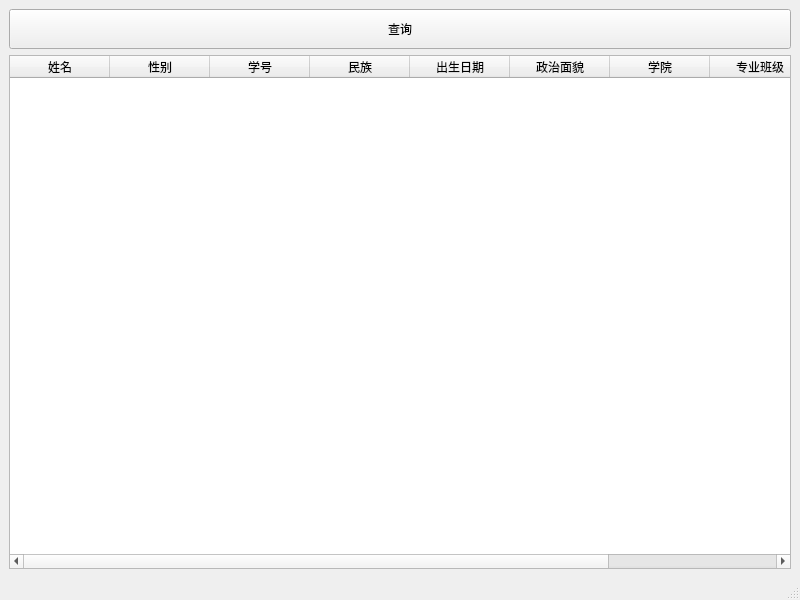
<?xml version="1.0" encoding="UTF-8"?>
<ui version="4.0">
 <class>MainWindow</class>
 <widget class="QMainWindow" name="MainWindow">
  <property name="geometry">
   <rect>
    <x>0</x>
    <y>0</y>
    <width>800</width>
    <height>600</height>
   </rect>
  </property>
  <property name="windowTitle">
   <string>MainWindow</string>
  </property>
  <widget class="QWidget" name="centralwidget">
   <layout class="QVBoxLayout" name="verticalLayout_2">
    <item>
     <layout class="QVBoxLayout" name="verticalLayout">
      <item>
       <widget class="QPushButton" name="pushButtonSelectData">
        <property name="minimumSize">
         <size>
          <width>0</width>
          <height>40</height>
         </size>
        </property>
        <property name="text">
         <string>查询</string>
        </property>
       </widget>
      </item>
      <item>
       <widget class="QTableWidget" name="tableWidget">
        <column>
         <property name="text">
          <string>姓名</string>
         </property>
        </column>
        <column>
         <property name="text">
          <string>性别</string>
         </property>
        </column>
        <column>
         <property name="text">
          <string>学号</string>
         </property>
        </column>
        <column>
         <property name="text">
          <string>民族</string>
         </property>
        </column>
        <column>
         <property name="text">
          <string>出生日期</string>
         </property>
        </column>
        <column>
         <property name="text">
          <string>政治面貌</string>
         </property>
        </column>
        <column>
         <property name="text">
          <string>学院</string>
         </property>
        </column>
        <column>
         <property name="text">
          <string>专业班级</string>
         </property>
        </column>
        <column>
         <property name="text">
          <string>当前所在班</string>
         </property>
        </column>
       </widget>
      </item>
     </layout>
    </item>
   </layout>
  </widget>
  <widget class="QStatusBar" name="statusbar"/>
 </widget>
 <resources>
  <include location="res.qrc"/>
 </resources>
 <connections/>
</ui>
